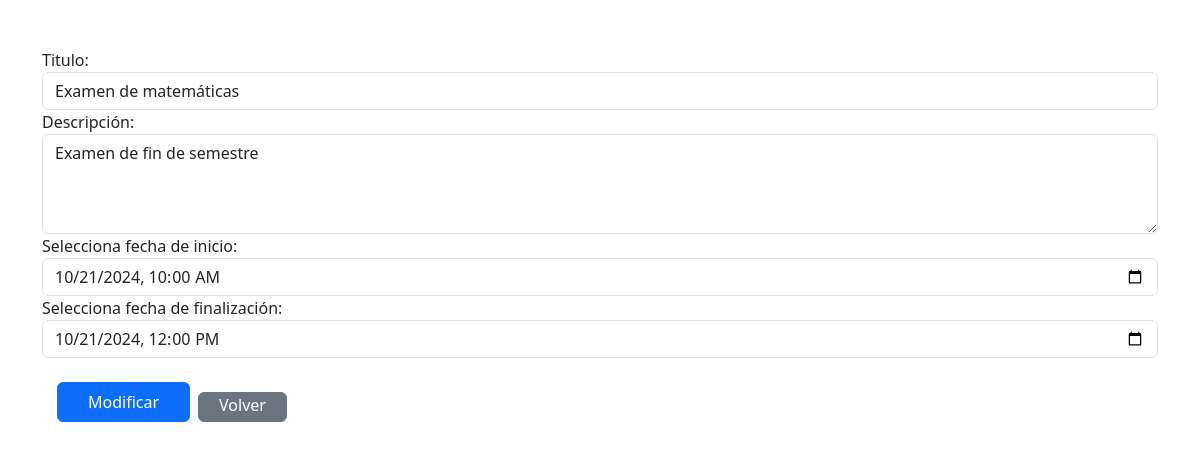
/edit-event.php?eventId=16 (signed in), run on the app's committed database.
### tables this page shows
CREATE TABLE events (id INTEGER PRIMARY KEY AUTOINCREMENT,
                                                            user_id INTEGER,
                                                            title TEXT,
                                                            description TEXT,
                                                            start_date TEXT,
                                                            end_date TEXT,
                                                            FOREIGN KEY(user_id) REFERENCES users(id));

### data-access/CalendarDataAccess.php (called while the page is built, shortened)
<?php
require_once __DIR__ . "/../entities/Event.php";
class CalendarDataAccess
{
    private $pdo;
    public function __construct($dbFile)
    {
        $this->pdo = new PDO("sqlite:" . $dbFile);
        $this->pdo->setAttribute(PDO::ATTR_ERRMODE, PDO::ERRMODE_EXCEPTION);
        $this->createInitialDataIfTablesEmpty();
    }
    private function createTables(): void
    {
        $this->pdo->exec("CREATE TABLE IF NOT EXISTS users (id INTEGER PRIMARY KEY AUTOINCREMENT,
                                                            email TEXT UNIQUE,
                                                            password TEXT,
                                                            first_name TEXT,
                                                            last_name TEXT,
                                                            birth_date TEXT,
                                                            about TEXT)");
        $this->pdo->exec("CREATE TABLE IF NOT EXISTS events (id INTEGER PRIMARY KEY AUTOINCREMENT,
                                                            user_id INTEGER,
                                                            title TEXT,
                                                            description TEXT,
                                                            start_date TEXT,
                                                            end_date TEXT,
                                                            FOREIGN KEY(user_id) REFERENCES users(id))");
    }
    private function createInitialDataIfTablesEmpty(): void
    {
        if ($this->isUsersTableEmpty()) {
            $this->createInitialUsers();
        }
        if ($this->isEventsTableEmpty()) {
            $this->createInitialEvents();
        }
    }
    private function isUsersTableEmpty(): bool
    {
        $stmt = $this->pdo->query("SELECT COUNT(1) as count FROM users");
        $result = $stmt->fetch(PDO::FETCH_ASSOC);
        return $result['count'] == 0;
    }
    private function isEventsTableEmpty(): bool
    {
        $stmt = $this->pdo->query("SELECT COUNT(1) as count FROM events");
        $result = $stmt->fetch(PDO::FETCH_ASSOC);
        return $result['count'] == 0;
    }
    public function getEventById(int $eventId): ?Event
    {
        $stmt = $this->pdo->prepare("SELECT * FROM events WHERE id = :id");
        $stmt->bindValue(':id', $eventId);
        $stmt->execute();
        $row = $stmt->fetch(PDO::FETCH_ASSOC);
        if ($row) {
            $event = new Event(
                $row['user_id'],
                $row['title'],
                $row['description'],
                $row['start_date'],
                $row['end_date'],
                $row['id']
            );
            return $event;
        }
        return null;
    }
    public function getEventsByUserId(int $userId): array
    {
        $stmt = $this->pdo->prepare("SELECT * FROM events WHERE user_id = :user_id ORDER BY start_date ASC");
        $stmt->bindValue(':user_id', $userId);
        $stmt->execute();
        $results = $stmt->fetchAll(PDO::FETCH_ASSOC);
        $events = [];
        foreach ($results as $row) {
            $event = new Event(
                $row['user_id'],
                $row['title'],
                $row['description'],
                $row['start_date'],
                $row['end_date'],
                $row['id']
            );
            $events[] = $event;
        }
        return $events;
    }
}

### utils/db.php (called while the page is built)
<?php
require_once __DIR__ . '/../data-access/CalendarDataAccess.php';
$dbFile = __DIR__ . '/calendar.db';
$calendarDataAccess = new CalendarDataAccess($dbFile);
?>

### entities/Event.php (called while the page is built, shortened)
<?php
class Event
{
    private $title;
    private $description;
    private $startDate;
    private $endDate;
    public function getTitle()
    {
        return $this->title;
    }
    public function getDescription()
    {
        return $this->description;
    }
    public function getStartDate()
    {
        return $this->startDate;
    }
    public function getEndDate()
    {
        return $this->endDate;
    }
    public function setTitle($title)
    {
        $this->title = $title;
    }
    public function setDescription($description)
    {
        $this->description = $description;
    }
    public function setStartDate($startDate)
    {
        $this->startDate = $startDate;
    }
    public function setEndDate($endDate)
    {
        $this->endDate = $endDate;
    }
}

### edit-event.php (the view, shortened to what this page needs)
<?php
include_once "entities/Event.php";
require_once __DIR__ . "/utils/db.php";
$eventId = $_GET["eventId"];
$event = $calendarDataAccess->getEventById($eventId);
$userevents = $calendarDataAccess->getEventsByUserId($_SESSION["userId"]);
$usercheck = false;
if (in_array($event, $userevents)) {
    $usercheck = true;
}
?>
<!DOCTYPE html>
<html lang="en">
<head>
    <link href="https://cdn.jsdelivr.net/npm/bootstrap@5.3.3/dist/css/bootstrap.min.css" rel="stylesheet">
</head>
<body>
    <?php
    if ($event && $usercheck) {
    ?>
        <div class="container mt-5">
            <form action="" method="POST">
                <div class="form-group">
                    <label for="title">Titulo:</label>
                    <input type="text" class="form-control" id="title" name="title" value="<?php echo $event->getTitle(); ?>">
                </div>
                <div class="form-group">
                    <label for="description">Descripción:</label>
                    <textarea class="form-control" placeholder="Describe este evento" id="description" name="description" style="height: 100px"><?php echo $event->getDescription(); ?></textarea>
                </div>
                <div class="form-group">
                    <label>Selecciona fecha de inicio: </label>
                    <input class="form-control" type="datetime-local" id="startDate" name="startDate" value="<?php echo $event->getStartDate(); ?>">
                </div>
                <div class="form-group">
                    <label>Selecciona fecha de finalización: </label>
                    <input class="form-control" type="datetime-local" id="endDate" name="endDate" value="<?php echo $event->getEndDate(); ?>">
                </div>
                <br>
                <div class="d-flex gap-2">
                    <button class="btn btn-primary btn-custom-lg" type="submit">Modificar</button>
                    <a href='events.php' class='btn btn-secondary btn-custom-sm'>Volver</a></p>
                </div>
            </form>
        </div>
    <?php
    } ?>
</body>
</html>

### edit-event.php (style rules this page uses)
.btn-custom-lg { height: 40px; margin-left: 15px; padding: 0px 30px; }
.btn-custom-sm { height: 30px; margin-top: 10px; padding: 0px 20px; }

### data on the page
events: title "Examen de matemáticas", description "Examen de fin de semestre", startDate "10/21/2024 10:00", endDate "10/21/2024 12:00"
